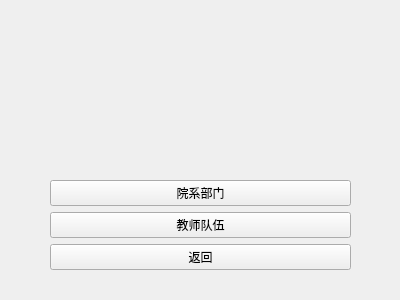
<?xml version="1.0" encoding="UTF-8"?>
<ui version="4.0">
 <class>widget</class>
 <widget class="QWidget" name="widget">
  <property name="geometry">
   <rect>
    <x>0</x>
    <y>0</y>
    <width>400</width>
    <height>300</height>
   </rect>
  </property>
  <property name="windowTitle">
   <string>学校主页</string>
  </property>
  <widget class="QWidget" name="verticalLayoutWidget">
   <property name="geometry">
    <rect>
     <x>50</x>
     <y>29</y>
     <width>301</width>
     <height>241</height>
    </rect>
   </property>
   <layout class="QVBoxLayout" name="verticalLayout">
    <item>
     <widget class="QLabel" name="label">
      <property name="styleSheet">
       <string notr="true">border-image: url(:/picture/HIT_picture(2).jpg);</string>
      </property>
      <property name="text">
       <string/>
      </property>
     </widget>
    </item>
    <item>
     <widget class="QPushButton" name="pushButton">
      <property name="text">
       <string>院系部门</string>
      </property>
     </widget>
    </item>
    <item>
     <widget class="QPushButton" name="pushButton_2">
      <property name="text">
       <string>教师队伍</string>
      </property>
     </widget>
    </item>
    <item>
     <widget class="QPushButton" name="pushButton_3">
      <property name="text">
       <string>返回</string>
      </property>
     </widget>
    </item>
   </layout>
  </widget>
 </widget>
 <resources/>
 <connections/>
</ui>
